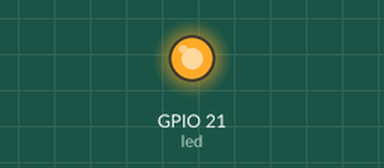
This program was run on a simulated Raspberry Pi (BCM pin numbers). Parts: output pins drawn as LEDs (lit = HIGH).

Above: at 1.0 s.
At 3.0 s:
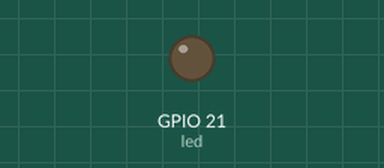
Timing chart, 0 to 5.2 s (numbered marks = the images above):
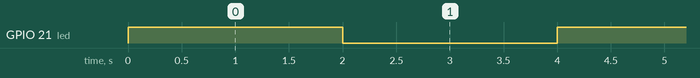

Measured:
- by itself, GPIO 21 (led): alternates HIGH for 2.0 s and LOW for 2.0 s

The program:

remote_blink.py
```python
from gpiozero import LED
from gpiozero.pins.pigpio import PiGPIOFactory
from time import sleep

# Change localhost to Raspberry Pi host and run
# this program on a remote computer
factory = PiGPIOFactory(host='localhost')
led = LED(21, pin_factory=factory)

try:
    # toggle the led forever
    while True:
        led.on()
        sleep(2)
        led.off()
        sleep(2)

# Prevent Traceback warning when using Ctrl-C to exit the program
except KeyboardInterrupt:
    pass

# Cleanup if program closes due to a signal
finally:
    led.close()  # close the conntection to the pin
```
